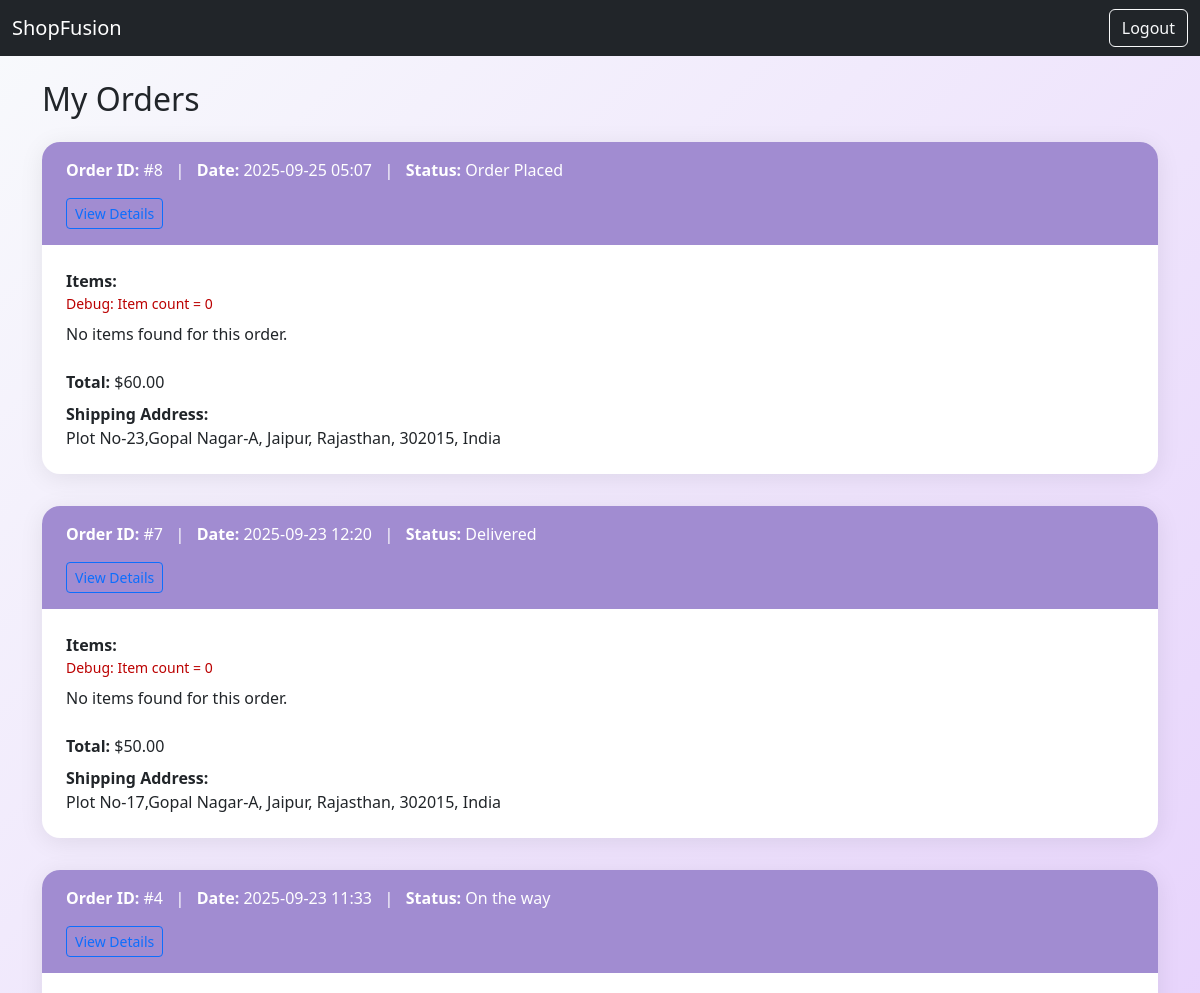
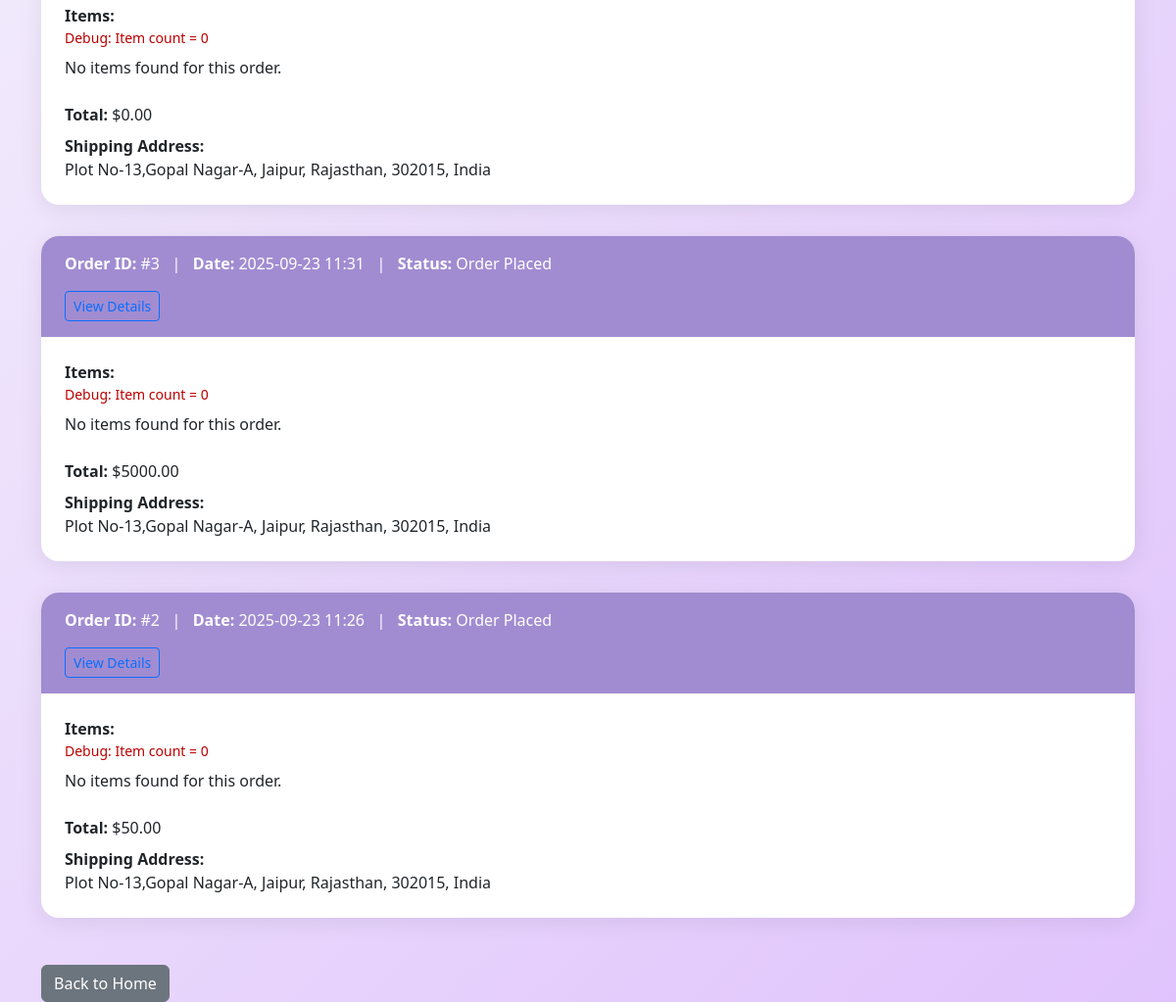
Page /my-orders/ (signed in) on the committed database (2 pictures, top to bottom).
### store/models.py (models this page shows, shortened)
class Order(models.Model):
    user = models.ForeignKey(User, on_delete=models.CASCADE)
    address = models.ForeignKey(Address, on_delete=models.CASCADE)
    created_at = models.DateTimeField(auto_now_add=True)
    items = models.ManyToManyField(CartItem)
    total = models.DecimalField(max_digits=10, decimal_places=2)
    tracking_status = models.CharField(max_length=100, default='Order Placed')

class Address(models.Model):
    user = models.ForeignKey(User, on_delete=models.CASCADE)
    address_line = models.CharField(max_length=255)
    city = models.CharField(max_length=100)
    state = models.CharField(max_length=100)
    postal_code = models.CharField(max_length=20)
    country = models.CharField(max_length=100)

### store/views.py (the view)
# urls.py: path('my-orders/', views.my_orders, name='my_orders'),
def my_orders(request):
    shop_user = request.shop_user if getattr(request, 'shop_user', None) else (request.user if request.user.is_authenticated else None)
    if not shop_user:
        return redirect('login')
    orders = Order.objects.filter(user=shop_user).select_related('address').prefetch_related('items__product').order_by('-created_at')
    return render(request, 'store/my_orders.html', {'orders': orders})

### store/templates/store/my_orders.html (shortened to what this page needs)
<!DOCTYPE html>
<html lang="en">
<head>
    <link href="https://cdn.jsdelivr.net/npm/bootstrap@5.3.0/dist/css/bootstrap.min.css" rel="stylesheet">
</head>
<body>
    <nav class="navbar navbar-expand-lg navbar-dark bg-dark mb-4">
        <div class="container-fluid">
            <a class="navbar-brand" href="{% url 'user_home' %}">ShopFusion</a>
            <a href="{% url 'logout' %}?next=/" class="btn btn-outline-light">Logout</a>
        </div>
    </nav>
    <div class="container">
        <h2 class="mb-4">My Orders</h2>
        {% if orders %}
            {% for order in orders %}
            <div class="order-card">
                <div class="order-header">
                    <strong>Order ID:</strong> #{{ order.id }} &nbsp; | &nbsp;
                    <strong>Date:</strong> {{ order.created_at|date:"Y-m-d H:i" }} &nbsp; | &nbsp;
                    <strong>Status:</strong> {{ order.tracking_status }}
                    <div class="mt-3">
                        <a href="{% url 'order_detail' order.id %}" class="btn btn-outline-primary btn-sm">View Details</a>
                    </div>
                </div>
                <div class="order-body">
                    <div class="order-items">
                        <strong>Items:</strong>
                        <div style="color: #b00; font-size: 14px;">Debug: Item count = {{ order.order_items.count }}</div>
                        <ul class="list-unstyled mb-2">
                            {% for item in order.order_items.all %}
                            <li class="order-item d-flex align-items-center gap-3">
                                {% if item.product.image %}
                                    <img src="{{ item.product.image.url }}" alt="{{ item.product.name }}" style="width:60px; height:60px; object-fit:cover; border-radius:8px; border:1px solid #eee;">
                                {% else %}
                                    <div style="width:60px; height:60px; background:#eee; border-radius:8px; display:flex; align-items:center; justify-content:center; color:#aaa; font-size:24px;">?</div>
                                {% endif %}
                                <div>
                                    <div><strong>Item Name: {{ item.product.name }}</strong></div>
                                    <div>Qty: {{ item.quantity }}</div>
                                    <div>Price: ${{ item.product.price }}</div>
                                </div>
                            </li>
                            {% empty %}
                            <li class="order-item">No items found for this order.</li>
                            {% endfor %}
                        </ul>
                    </div>
                    <div><strong>Total:</strong> ${{ order.total }}</div>
                    <div class="mt-2"><strong>Shipping Address:</strong><br>
                        {{ order.address.address_line }}, {{ order.address.city }}, {{ order.address.state }}, {{ order.address.postal_code }}, {{ order.address.country }}
                    </div>
                </div>
            </div>
            {% endfor %}
        {% else %}
            <div class="alert alert-info">You have not placed any orders yet.</div>
        {% endif %}
        <a href="{% url 'user_home' %}" class="btn btn-secondary mt-3">Back to Home</a>
    </div>
</body>
</html>

### store/templates/store/my_orders.html (style rules this page uses)
body { background: linear-gradient(135deg, #f8fafc 0%, #e0c3fc 100%); min-height: 100vh; }
.order-card { box-shadow: 0 4px 24px rgba(0,0,0,0.08); border-radius: 18px; background: #fff; margin-bottom: 2rem; }
.order-header { background: #a18cd1; color: #fff; border-radius: 18px 18px 0 0; padding: 1rem 1.5rem; }
.order-body { padding: 1.5rem; }
.order-items { margin-bottom: 1rem; }
.order-item { border-bottom: 1px solid #eee; padding: 0.5rem 0; }
.order-item:last-child { border-bottom: none; }

### rows in the picture
Order: id "8", created_at "2025-09-25 05:07", tracking_status "Order Placed", order_items.count "0", total "60.00", address.address_line "Plot No-23,Gopal Nagar-A", address.city "Jaipur", address.state "Rajasthan", address.postal_code "302015", address.country "India"
Order: id "7", created_at "2025-09-23 12:20", tracking_status "Delivered", order_items.count "0", total "50.00", address.address_line "Plot No-17,Gopal Nagar-A", address.city "Jaipur", address.state "Rajasthan", address.postal_code "302015", address.country "India"
Order: id "4", created_at "2025-09-23 11:33", tracking_status "On the way", order_items.count "0", total "0.00", address.address_line "Plot No-13,Gopal Nagar-A", address.city "Jaipur", address.state "Rajasthan", address.postal_code "302015", address.country "India"
Order: id "3", created_at "2025-09-23 11:31", tracking_status "Order Placed", order_items.count "0", total "5000.00", address.address_line "Plot No-13,Gopal Nagar-A", address.city "Jaipur", address.state "Rajasthan", address.postal_code "302015", address.country "India"
Order: id "2", created_at "2025-09-23 11:26", tracking_status "Order Placed", order_items.count "0", total "50.00", address.address_line "Plot No-13,Gopal Nagar-A", address.city "Jaipur", address.state "Rajasthan", address.postal_code "302015", address.country "India"
